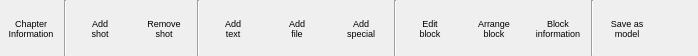
    <widget class="QWidget" name="TopLayout" native="true">
     <property name="sizePolicy">
      <sizepolicy hsizetype="Expanding" vsizetype="Fixed">
       <horstretch>0</horstretch>
       <verstretch>0</verstretch>
      </sizepolicy>
     </property>
     <property name="minimumSize">
      <size>
       <width>0</width>
       <height>56</height>
      </size>
     </property>
     <property name="maximumSize">
      <size>
       <width>16777215</width>
       <height>56</height>
      </size>
     </property>
     <property name="styleSheet">
      <string notr="true">QToolButton {
	background-color: transparent;
	border: none; 
    font-size: 9px;
}
QToolButton:hover{ 
    border: 2px solid #8f8f91;
     border-radius: 6px;
     background-color: qlineargradient(x1: 0, y1: 0, x2: 0, y2: 1,
                                       stop: 0 #f6f7fa, stop: 1 #dadbde);
}
QToolButton:pressed {
    border: 2px solid #8f8f91;
     border-radius: 6px;
     background-color: qlineargradient(x1: 0, y1: 0, x2: 0, y2: 1,
                                       stop: 0 #f6f7fa, stop: 1 #dadbde);
 }
</string>
     </property>
     <layout class="QHBoxLayout" name="horizontalLayout_18">
      <property name="spacing">
       <number>2</number>
      </property>
      <property name="leftMargin">
       <number>0</number>
      </property>
      <property name="topMargin">
       <number>0</number>
      </property>
      <property name="rightMargin">
       <number>0</number>
      </property>
      <property name="bottomMargin">
       <number>0</number>
      </property>
      <item>
       <widget class="QToolButton" name="ChapterBT">
        <property name="minimumSize">
         <size>
          <width>62</width>
          <height>56</height>
         </size>
        </property>
        <property name="maximumSize">
         <size>
          <width>62</width>
          <height>56</height>
         </size>
        </property>
        <property name="font">
         <font>
          <pointsize>-1</pointsize>
         </font>
        </property>
        <property name="toolTip">
         <string>Manage chapter information for this slide</string>
        </property>
        <property name="text">
         <string>Chapter
Information</string>
        </property>
        <property name="icon">
         <iconset resource="../RSCffDiaporama.qrc">
          <normaloff>:/img/Chapter_big.png</normaloff>:/img/Chapter_big.png</iconset>
        </property>
        <property name="iconSize">
         <size>
          <width>24</width>
          <height>24</height>
         </size>
        </property>
        <property name="toolButtonStyle">
         <enum>Qt::ToolButtonTextUnderIcon</enum>
        </property>
       </widget>
      </item>
      <item>
       <widget class="Line" name="line_4">
        <property name="orientation">
         <enum>Qt::Vertical</enum>
        </property>
       </widget>
      </item>
      <item>
       <widget class="QToolButton" name="AddShot">
        <property name="sizePolicy">
         <sizepolicy hsizetype="Fixed" vsizetype="Fixed">
          <horstretch>0</horstretch>
          <verstretch>0</verstretch>
         </sizepolicy>
        </property>
        <property name="minimumSize">
         <size>
          <width>62</width>
          <height>56</height>
         </size>
        </property>
        <property name="maximumSize">
         <size>
          <width>62</width>
          <height>56</height>
         </size>
        </property>
        <property name="font">
         <font>
          <pointsize>-1</pointsize>
         </font>
        </property>
        <property name="toolTip">
         <string>Append a shot to end of the timeline</string>
        </property>
        <property name="text">
         <string>Add
shot</string>
        </property>
        <property name="icon">
         <iconset resource="../RSCffDiaporama.qrc">
          <normaloff>:/img/add_project.png</normaloff>:/img/add_project.png</iconset>
        </property>
        <property name="iconSize">
         <size>
          <width>24</width>
          <height>24</height>
         </size>
        </property>
        <property name="toolButtonStyle">
         <enum>Qt::ToolButtonTextUnderIcon</enum>
        </property>
       </widget>
      </item>
      <item>
       <widget class="QToolButton" name="RemoveShot">
        <property name="sizePolicy">
         <sizepolicy hsizetype="Fixed" vsizetype="Fixed">
          <horstretch>0</horstretch>
          <verstretch>0</verstretch>
         </sizepolicy>
        </property>
        <property name="minimumSize">
         <size>
          <width>62</width>
          <height>56</height>
         </size>
        </property>
        <property name="maximumSize">
         <size>
          <width>62</width>
          <height>56</height>
         </size>
        </property>
        <property name="font">
         <font>
          <pointsize>-1</pointsize>
         </font>
        </property>
        <property name="toolTip">
         <string>Remove current selected shot</string>
        </property>
        <property name="text">
         <string>Remove
shot</string>
        </property>
        <property name="icon">
         <iconset resource="../RSCffDiaporama.qrc">
          <normaloff>:/img/trash.png</normaloff>:/img/trash.png</iconset>
        </property>
        <property name="iconSize">
         <size>
          <width>24</width>
          <height>24</height>
         </size>
        </property>
        <property name="toolButtonStyle">
         <enum>Qt::ToolButtonTextUnderIcon</enum>
        </property>
       </widget>
      </item>
      <item>
       <widget class="Line" name="line_5">
        <property name="orientation">
         <enum>Qt::Vertical</enum>
        </property>
       </widget>
      </item>
      <item>
       <widget class="QToolButton" name="AddTextBlock">
        <property name="minimumSize">
         <size>
          <width>62</width>
          <height>56</height>
         </size>
        </property>
        <property name="maximumSize">
         <size>
          <width>62</width>
          <height>56</height>
         </size>
        </property>
        <property name="font">
         <font>
          <pointsize>-1</pointsize>
         </font>
        </property>
        <property name="toolTip">
         <string>Add a new text block</string>
        </property>
        <property name="text">
         <string>Add
text</string>
        </property>
        <property name="icon">
         <iconset resource="../RSCffDiaporama.qrc">
          <normaloff>:/img/add_text.png</normaloff>:/img/add_text.png</iconset>
        </property>
        <property name="iconSize">
         <size>
          <width>24</width>
          <height>24</height>
         </size>
        </property>
        <property name="shortcut">
         <string>Ctrl+Ins</string>
        </property>
        <property name="toolButtonStyle">
         <enum>Qt::ToolButtonTextUnderIcon</enum>
        </property>
       </widget>
      </item>
      <item>
       <widget class="QToolButton" name="AddFileBlock">
        <property name="minimumSize">
         <size>
          <width>62</width>
          <height>56</height>
         </size>
        </property>
        <property name="maximumSize">
         <size>
          <width>62</width>
          <height>56</height>
         </size>
        </property>
        <property name="font">
         <font>
          <pointsize>-1</pointsize>
         </font>
        </property>
        <property name="toolTip">
         <string>Add one or several new blocks of images or video. A file selection dialog appears allowing you to select files.

Note: in case of multiple selection, files are added in the alphabetical order of the filenames or in the digital order of shots (according to the option selected in the configuration dialog).</string>
        </property>
        <property name="text">
         <string>Add
file</string>
        </property>
        <property name="icon">
         <iconset resource="../RSCffDiaporama.qrc">
          <normaloff>:/img/add_image.png</normaloff>:/img/add_image.png</iconset>
        </property>
        <property name="iconSize">
         <size>
          <width>24</width>
          <height>24</height>
         </size>
        </property>
        <property name="shortcut">
         <string>Ins</string>
        </property>
        <property name="toolButtonStyle">
         <enum>Qt::ToolButtonTextUnderIcon</enum>
        </property>
       </widget>
      </item>
      <item>
       <widget class="QToolButton" name="AddSpecialBlock">
        <property name="minimumSize">
         <size>
          <width>62</width>
          <height>56</height>
         </size>
        </property>
        <property name="maximumSize">
         <size>
          <width>62</width>
          <height>56</height>
         </size>
        </property>
        <property name="font">
         <font>
          <pointsize>-1</pointsize>
         </font>
        </property>
        <property name="toolTip">
         <string>Add one or several new blocks of images or video. A file selection dialog appears allowing you to select files.

Note: in case of multiple selection, files are added in the alphabetical order of the filenames or in the digital order of shots (according to the option selected in the configuration dialog).</string>
        </property>
        <property name="text">
         <string>Add
special</string>
        </property>
        <property name="icon">
         <iconset resource="../RSCffDiaporama.qrc">
          <normaloff>:/img/Action_Wizard.png</normaloff>:/img/Action_Wizard.png</iconset>
        </property>
        <property name="iconSize">
         <size>
          <width>24</width>
          <height>24</height>
         </size>
        </property>
        <property name="shortcut">
         <string>Ins</string>
        </property>
        <property name="toolButtonStyle">
         <enum>Qt::ToolButtonTextUnderIcon</enum>
        </property>
       </widget>
      </item>
      <item>
       <widget class="Line" name="line">
        <property name="orientation">
         <enum>Qt::Vertical</enum>
        </property>
       </widget>
      </item>
      <item>
       <widget class="QToolButton" name="EditBT">
        <property name="minimumSize">
         <size>
          <width>62</width>
          <height>56</height>
         </size>
        </property>
        <property name="maximumSize">
         <size>
          <width>62</width>
          <height>56</height>
         </size>
        </property>
        <property name="font">
         <font>
          <pointsize>-1</pointsize>
         </font>
        </property>
        <property name="toolTip">
         <string>Edit block</string>
        </property>
        <property name="text">
         <string>Edit
block</string>
        </property>
        <property name="icon">
         <iconset resource="../RSCffDiaporama.qrc">
          <normaloff>:/img/edit.png</normaloff>:/img/edit.png</iconset>
        </property>
        <property name="iconSize">
         <size>
          <width>24</width>
          <height>24</height>
         </size>
        </property>
        <property name="toolButtonStyle">
         <enum>Qt::ToolButtonTextUnderIcon</enum>
        </property>
       </widget>
      </item>
      <item>
       <widget class="QToolButton" name="ArrangeBT">
        <property name="minimumSize">
         <size>
          <width>62</width>
          <height>56</height>
         </size>
        </property>
        <property name="maximumSize">
         <size>
          <width>62</width>
          <height>56</height>
         </size>
        </property>
        <property name="font">
         <font>
          <pointsize>-1</pointsize>
         </font>
        </property>
        <property name="toolTip">
         <string>Arrange blocks</string>
        </property>
        <property name="text">
         <string>Arrange
block</string>
        </property>
        <property name="icon">
         <iconset resource="../RSCffDiaporama.qrc">
          <normaloff>:/img/Arrange/arrange.png</normaloff>:/img/Arrange/arrange.png</iconset>
        </property>
        <property name="iconSize">
         <size>
          <width>24</width>
          <height>24</height>
         </size>
        </property>
        <property name="toolButtonStyle">
         <enum>Qt::ToolButtonTextUnderIcon</enum>
        </property>
       </widget>
      </item>
      <item>
       <widget class="QToolButton" name="InfoBlockBT">
        <property name="minimumSize">
         <size>
          <width>62</width>
          <height>56</height>
         </size>
        </property>
        <property name="maximumSize">
         <size>
          <width>62</width>
          <height>56</height>
         </size>
        </property>
        <property name="font">
         <font>
          <pointsize>-1</pointsize>
         </font>
        </property>
        <property name="toolTip">
         <string>Display information on image or video file</string>
        </property>
        <property name="text">
         <string>Block
information</string>
        </property>
        <property name="icon">
         <iconset resource="../RSCffDiaporama.qrc">
          <normaloff>:/img/Action_Info.png</normaloff>:/img/Action_Info.png</iconset>
        </property>
        <property name="iconSize">
         <size>
          <width>24</width>
          <height>24</height>
         </size>
        </property>
        <property name="toolButtonStyle">
         <enum>Qt::ToolButtonTextUnderIcon</enum>
        </property>
       </widget>
      </item>
      <item>
       <widget class="Line" name="line_6">
        <property name="orientation">
         <enum>Qt::Vertical</enum>
        </property>
       </widget>
      </item>
      <item>
       <widget class="QToolButton" name="SaveModelBT">
        <property name="minimumSize">
         <size>
          <width>62</width>
          <height>56</height>
         </size>
        </property>
        <property name="maximumSize">
         <size>
          <width>62</width>
          <height>56</height>
         </size>
        </property>
        <property name="font">
         <font>
          <pointsize>-1</pointsize>
         </font>
        </property>
        <property name="toolTip">
         <string>Save this slide as a model</string>
        </property>
        <property name="text">
         <string>Save as
model</string>
        </property>
        <property name="icon">
         <iconset resource="../RSCffDiaporama.qrc">
          <normaloff>:/img/db_menu_big.png</normaloff>:/img/db_menu_big.png</iconset>
        </property>
        <property name="iconSize">
         <size>
          <width>24</width>
          <height>24</height>
         </size>
        </property>
        <property name="toolButtonStyle">
         <enum>Qt::ToolButtonTextUnderIcon</enum>
        </property>
       </widget>
      </item>
      <item>
       <spacer name="horizontalSpacer_6">
        <property name="orientation">
         <enum>Qt::Horizontal</enum>
        </property>
        <property name="sizeHint" stdset="0">
         <size>
          <width>40</width>
          <height>20</height>
         </size>
        </property>
       </spacer>
      </item>
     </layout>
    </widget>
